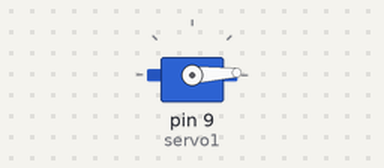
The sketch below on a simulated Arduino Uno, built with avr-gcc and run on an emulated ATmega328P. Parts: servo.

Above: at 0.05 s.
At 1.15 s:
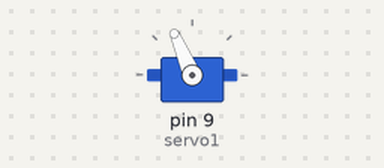
At 2.25 s:
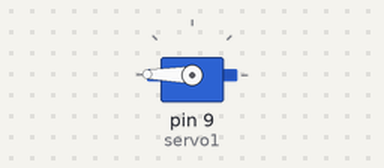
At 4.45 s:
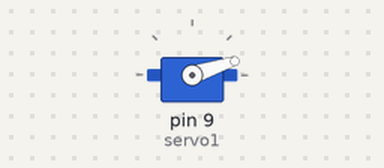
Timing chart, 0 to 8.6 s (numbered marks = the images above):
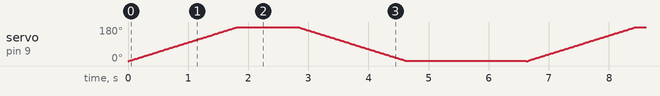

The sketch:

servo-motor.ino
```cpp
#include <Servo.h>

Servo servo1;

int angle = 0;

void setup() {
  servo1.attach(9); // attach the signal pin of servo to pin 9 of arduino
}

void loop()
{
  for(angle = 0; angle < 180; angle++) // command to move from 0 degrees to 180 degrees
  {
    servo1.write(angle); //command to rotate the servo to the specified angle
    delay(10);
  }

  delay(1000);

  for(angle = 180; angle>=1; angle--) // command to move from 180 degrees to 0 degrees
  {
    servo1.write(angle); //command to rotate the servo to the specified angle
    delay(10);
  }

  delay(2000);
}
```
